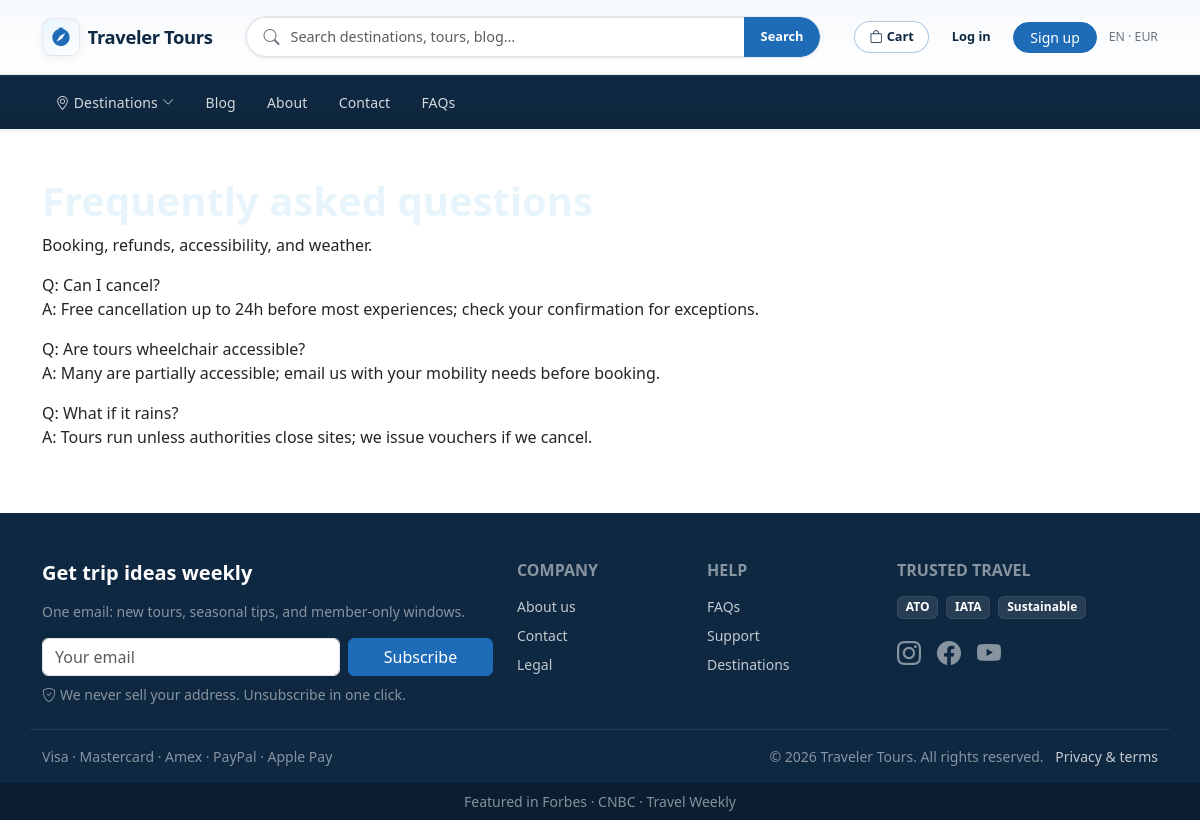
The page /faqs/ on the database its author committed.
### website/models.py (models this page shows, shortened)
class SiteSettings(models.Model):
    site_name = models.CharField(max_length=120, default="Traveler")
    search_placeholder = models.CharField(
        max_length=160,
        default="Where do you want to go?",
    )
    header_account_url = models.URLField(
        max_length=500,
        blank=True,
        help_text="Leave blank to use this site’s /account/ (recommended). If set, an extra “External account” link appears in the header only.",
    )
    header_cart_url = models.URLField(
        max_length=500,
        blank=True,
        help_text="Leave blank to use this site’s /cart/ (recommended). If set, an extra “External cart” link appears in the header only.",
    )
    header_locale_label = models.CharField(max_length=80, default="EN · USD", blank=True)
    default_hero_image_url = models.URLField(
        max_length=500,
        blank=True,
        help_text="Used when the home hero URL is empty.",
    )
    default_card_image_url = models.URLField(
        max_length=500,
        blank=True,
        help_text="Fallback for blog/destination cards without an image.",
    )
    newsletter_title = models.CharField(max_length=200, default="Get travel inspiration")
    newsletter_subtitle = models.CharField(max_length=300, blank=True)
    newsletter_fine_print = models.CharField(max_length=300, blank=True)
    footer_payment_line = models.CharField(max_length=200, blank=True)
    press_bar_intro = models.CharField(max_length=120, default="As seen in", blank=True)
    copyright_holder = models.CharField(max_length=200, default="Traveler", blank=True)
    class Meta:
        verbose_name_plural = "Site settings"
    @classmethod
    def load(cls):
        obj, _ = cls.objects.get_or_create(pk=1)
        return obj

class SitePage(models.Model):
    class PageKey(models.TextChoices):
        HOME = "home", "Home"
        ABOUT = "about", "About"
        CONTACT = "contact", "Contact"
        FAQS = "faqs", "FAQs"
        LEGAL = "legal", "Legal"
    page_key = models.CharField(
        max_length=20,
        choices=PageKey.choices,
        unique=True,
    )
    title = models.CharField(max_length=200)
    intro = models.TextField(
        blank=True,
        help_text="Short text below the title (plain text).",
    )
    body = models.TextField(
        blank=True,
        help_text="Main copy (plain text; line breaks preserved on the site).",
    )
    show_lead_form = models.BooleanField(
        default=False,
        help_text="If enabled, the lead capture form appears on this page (in addition to Contact).",
    )
    featured_destinations = models.ManyToManyField(
        "Destination",
        blank=True,
        related_name="featured_on_pages",
        help_text="Pinned destinations with quick links to hub and sub-pages.",
    )
    featured_blog_posts = models.ManyToManyField(
        "BlogPost",
        blank=True,
        related_name="featured_on_pages",
    )
    featured_tours = models.ManyToManyField(
        "Tour",
        blank=True,
        related_name="featured_on_pages",
    )
    featured_attractions = models.ManyToManyField(
        "Attraction",
        blank=True,
        related_name="featured_on_pages",
    )
    featured_things_to_do = models.ManyToManyField(
        "ThingToDo",
        blank=True,
        related_name="featured_on_pages",
    )
    class Meta:
        ordering = ["page_key"]

class FooterNavLink(models.Model):
    class Column(models.TextChoices):
        COMPANY = "company", "Company"
        HELP = "help", "Help"
    column = models.CharField(max_length=20, choices=Column.choices)
    label = models.CharField(max_length=120)
    href = models.CharField(
        max_length=400,
        help_text="Path like /about/ or full URL.",
    )
    sort_order = models.PositiveIntegerField(default=0)
    class Meta:
        ordering = ["column", "sort_order", "id"]

class FooterTrustBadge(models.Model):
    label = models.CharField(max_length=80)
    sort_order = models.PositiveIntegerField(default=0)
    class Meta:
        ordering = ["sort_order", "id"]

class SocialLink(models.Model):
    class Network(models.TextChoices):
        INSTAGRAM = "instagram", "Instagram"
        FACEBOOK = "facebook", "Facebook"
        YOUTUBE = "youtube", "YouTube"
        TWITTER = "twitter", "X / Twitter"
        TIKTOK = "tiktok", "TikTok"
    network = models.CharField(max_length=20, choices=Network.choices)
    url = models.URLField(max_length=500)
    sort_order = models.PositiveIntegerField(default=0)
    class Meta:
        ordering = ["sort_order", "id"]
    def icon_bootstrap(self):
        m = {
            self.Network.INSTAGRAM: "bi-instagram",
            self.Network.FACEBOOK: "bi-facebook",
            self.Network.YOUTUBE: "bi-youtube",
            self.Network.TWITTER: "bi-twitter-x",
            self.Network.TIKTOK: "bi-tiktok",
        }
        return m.get(self.network, "bi-link-45deg")

class PressMention(models.Model):
    name = models.CharField(max_length=120)
    sort_order = models.PositiveIntegerField(default=0)
    class Meta:
        ordering = ["sort_order", "id"]

### website/views.py (the view)
# urls.py: path("faqs/", views.faqs, name="faqs"),
def faqs(request):
    ctx = _cms_context(SitePage.PageKey.FAQS, show_lead=False)
    return render(request, "website/faqs.html", ctx)

### website/templates/website/faqs.html (shortened to what this page needs)
{% extends "website/base.html" %}
{% block content %}
<h1>{{ site_page.title }}</h1>
{% if site_page.intro %}<p>{{ site_page.intro|linebreaksbr }}</p>{% endif %}
{% if site_page.body %}<div>{{ site_page.body|linebreaks }}</div>{% endif %}
{% endblock %}

### website/templates/website/includes/site_header.html (shortened to what this page needs)
<header class="cw-site-header sticky-top shadow-sm" style="z-index: 1030;">
  <div class="cw-topbar">
    <div class="container py-2 py-lg-3">
      <div class="d-flex flex-column flex-lg-row align-items-stretch align-items-lg-center gap-2 gap-lg-3">
        <div class="d-flex align-items-center justify-content-between min-w-0">
          <a href="{% url 'home' %}" class="cw-header-brand text-decoration-none d-flex align-items-center gap-2 min-w-0">
            <span class="cw-header-brand__mark d-flex align-items-center justify-content-center flex-shrink-0" aria-hidden="true">
              <i class="bi bi-compass-fill"></i>
            </span>
            <span class="cw-header-brand__text text-truncate">{{ site_settings.site_name }}</span>
          </a>
        </div>
        <form class="cw-header-search flex-lg-grow-1 mx-lg-auto" method="get" action="{% url 'search' %}" role="search" style="max-width: 36rem;">
          <div class="input-group cw-header-search__group">
            <span class="input-group-text border-end-0 bg-transparent ps-3 rounded-start-pill"><i class="bi bi-search text-secondary" aria-hidden="true"></i></span>
            <input
              id="cw-global-search"
              type="search"
              name="q"
              class="form-control border-start-0 ps-0"
              placeholder="{{ site_settings.search_placeholder }}"
              value="{{ request.GET.q|default:'' }}"
              autocomplete="off"
            >
            <button type="submit" class="btn btn-cw-accent px-3 rounded-end-pill" aria-label="Search">
              <span class="d-none d-sm-inline">Search</span>
            </button>
          </div>
        </form>
        <div class="d-none d-lg-flex align-items-center justify-content-end flex-wrap gap-2 flex-shrink-0 cw-header-toolbar" role="navigation" aria-label="Account and cart">
          <a href="{% url 'account_cart' %}" class="btn btn-sm cw-header-btn-cart position-relative">
            <i class="bi bi-bag me-1" aria-hidden="true"></i>Cart
          </a>
          {% if user.is_authenticated %}
          <div class="dropdown">
            <button class="btn btn-sm cw-header-btn-account dropdown-toggle" type="button" data-bs-toggle="dropdown" data-bs-auto-close="outside" aria-expanded="false" aria-label="Account menu">
              <i class="bi bi-person-circle me-1" aria-hidden="true"></i>Account
            </button>
            <ul class="dropdown-menu dropdown-menu-end shadow border-0 rounded-3 py-2 cw-header-dropdown">
              <li><a class="dropdown-item rounded-2" href="{% url 'account_home' %}">Overview</a></li>
              <li><a class="dropdown-item rounded-2" href="{% url 'account_profile' %}">Profile &amp; settings</a></li>
              <li><a class="dropdown-item rounded-2" href="{% url 'account_inquiries' %}">My inquiries</a></li>
              <li><hr class="dropdown-divider my-2"></li>
              <li>
                <form method="post" action="{% url 'account_logout' %}" class="px-2 m-0">
                  {% csrf_token %}
                  <button type="submit" class="dropdown-item rounded-2 text-danger">Log out</button>
                </form>
              </li>
            </ul>
          </div>
          {% else %}
          <a href="{% url 'account_login' %}" class="btn btn-sm cw-header-btn-ghost">Log in</a>
          <a href="{% url 'account_signup' %}" class="btn btn-sm btn-cw-accent rounded-pill px-3">Sign up</a>
          {% endif %}
          {% if site_settings.header_locale_label %}<span class="small text-secondary ms-1">{{ site_settings.header_locale_label }}</span>{% endif %}
        </div>
      </div>
    </div>
  </div>
  <nav class="navbar navbar-expand-lg navbar-dark cw-main-nav py-0">
    <div class="container">
      <div class="collapse navbar-collapse pb-lg-0 cw-main-nav__collapse" id="cwMainNav">
        <ul class="navbar-nav me-auto mb-2 mb-lg-0 py-lg-2 cw-main-nav__links">
          <li class="nav-item cw-nav-dest d-none d-lg-block position-relative">
            <a href="{% url 'destination_list' %}" class="nav-link cw-main-nav__link cw-nav-dest__trigger d-inline-flex align-items-center gap-1">
              <i class="bi bi-geo-alt d-inline" aria-hidden="true"></i>
              <span>Destinations</span>
              <i class="bi bi-chevron-down cw-nav-dest__caret small" aria-hidden="true"></i>
            </a>
          </li>
          <li class="nav-item">
            <a class="nav-link cw-main-nav__link" href="{% url 'blog_index' %}">Blog</a>
          </li>
          <li class="nav-item">
            <a class="nav-link cw-main-nav__link" href="{% url 'about' %}">About</a>
          </li>
          <li class="nav-item">
            <a class="nav-link cw-main-nav__link" href="{% url 'contact' %}">Contact</a>
          </li>
          <li class="nav-item">
            <a class="nav-link cw-main-nav__link" href="{% url 'faqs' %}">FAQs</a>
          </li>
        </ul>
      </div>
    </div>
  </nav>
</header>

### website/templates/website/includes/site_footer.html (shortened to what this page needs)
{% load site_tags %}
<footer class="cw-footer bg-cw-navy-deep text-white pt-5 pb-0 mt-auto">
  <div class="container">
    <div class="row g-4 pb-4 border-bottom border-secondary border-opacity-25">
      <div class="col-lg-5">
        <h2 class="h5 fw-bold mb-3">{{ site_settings.newsletter_title }}</h2>
        {% if site_settings.newsletter_subtitle %}
        <p class="small text-white-50 mb-3">{{ site_settings.newsletter_subtitle }}</p>
        {% endif %}
        <form method="post" action="{% url 'lead_submit' %}" class="row g-2 align-items-stretch">
          <div class="col-sm-8">
            <input
              id="footer-email"
              type="email"
              name="email"
              class="form-control"
              placeholder="Your email"
              required
              autocomplete="email"
            >
          </div>
          <div class="col-sm-4">
            <button type="submit" class="btn btn-cw-accent w-100">Subscribe</button>
          </div>
        </form>
        {% if site_settings.newsletter_fine_print %}
        <p class="small text-white-50 mt-2 mb-0">
          <i class="bi bi-shield-check me-1" aria-hidden="true"></i>{{ site_settings.newsletter_fine_print }}
        </p>
        {% endif %}
      </div>
      <div class="col-6 col-md-3 col-lg-2">
        <h3 class="h6 text-uppercase fw-bold text-white-50 mb-3">Company</h3>
        <ul class="list-unstyled small mb-0">
          {% for link in footer_company_links %}
          <li class="mb-2"><a href="{% cw_href link.href %}">{{ link.label }}</a></li>
          {% empty %}
          <li class="mb-2"><a href="{% url 'about' %}">About us</a></li>
          {% endfor %}
        </ul>
      </div>
      <div class="col-6 col-md-3 col-lg-2">
        <h3 class="h6 text-uppercase fw-bold text-white-50 mb-3">Help</h3>
        <ul class="list-unstyled small mb-0">
          {% for link in footer_help_links %}
          <li class="mb-2"><a href="{% cw_href link.href %}">{{ link.label }}</a></li>
          {% empty %}
          <li class="mb-2"><a href="{% url 'faqs' %}">FAQs</a></li>
          {% endfor %}
        </ul>
      </div>
      <div class="col-md-6 col-lg-3">
        <h3 class="h6 text-uppercase fw-bold text-white-50 mb-3">Trusted travel</h3>
        <div class="d-flex flex-wrap gap-2 mb-3">
          {% for b in footer_trust_badges %}
          <span class="badge bg-white bg-opacity-10 border border-secondary border-opacity-25">{{ b.label }}</span>
          {% empty %}
          <span class="badge bg-white bg-opacity-10 border border-secondary border-opacity-25">ATO</span>
          {% endfor %}
        </div>
        <div class="d-flex gap-3 fs-4">
          {% for s in social_links %}
          <a href="{{ s.url }}" class="text-white-50" rel="noopener noreferrer" target="_blank" aria-label="{{ s.get_network_display }}"><i class="bi {{ s.icon_bootstrap }}"></i></a>
          {% endfor %}
        </div>
      </div>
    </div>
    <div class="row align-items-center py-3 small text-white-50">
      <div class="col-md-6 mb-2 mb-md-0">
        {% if site_settings.footer_payment_line %}
        {{ site_settings.footer_payment_line }}
        {% else %}
        <span class="me-3"><i class="bi bi-credit-card me-1"></i>Visa</span>
        <span class="me-3">MC</span>
        <span><i class="bi bi-paypal me-1"></i>PayPal</span>
        {% endif %}
      </div>
      <div class="col-md-6 text-md-end">
        © {% now "Y" %} {{ site_settings.copyright_holder|default:site_settings.site_name }}. All rights reserved.
        <a href="{% url 'legal' %}" class="ms-2">Privacy &amp; terms</a>
      </div>
    </div>
  </div>
  {% if press_mentions %}
  <div class="bg-black bg-opacity-25 py-2 text-center small text-white-50">
    {{ site_settings.press_bar_intro }}
    {% for p in press_mentions %}
    {% if not forloop.first %} · {% endif %}<span class="text-white-50">{{ p.name }}</span>
    {% endfor %}
  </div>
  {% endif %}
</footer>

### rows shown on the page
SiteSettings: site_name "Traveler Tours", q "Search destinations, tours, blog…", header_locale_label "EN · EUR", newsletter_title "Get trip ideas weekly", newsletter_subtitle "One email: new tours, seasonal tips, and member-only windows.", newsletter_fine_print "We never sell your address. Unsubscribe in one click.", footer_payment_line "Visa · Mastercard · Amex · PayPal · Apple Pay", copyright_holder "Traveler Tours", press_bar_intro "Featured in"
SitePage: intro "Booking, refunds, accessibility, and weather.", body "Q: Can I cancel? A: Free cancellation up to 24h before most experiences; check your confirmation for exceptions. Q: Are tours wheelchair accessible? A: Many are partially accessible; email us with your mobility needs before booking. Q: What if it rains? A: Tours run unless authorities close sites; we issue vouchers if we cancel."
FooterNavLink: label "About us"
FooterNavLink: label "Contact"
FooterNavLink: label "Legal"
FooterNavLink: label "FAQs"
FooterNavLink: label "Support"
FooterNavLink: label "Destinations"
FooterTrustBadge: label "ATO"
FooterTrustBadge: label "IATA"
FooterTrustBadge: label "Sustainable"
PressMention: name "Forbes"
PressMention: name "CNBC"
PressMention: name "Travel Weekly"
